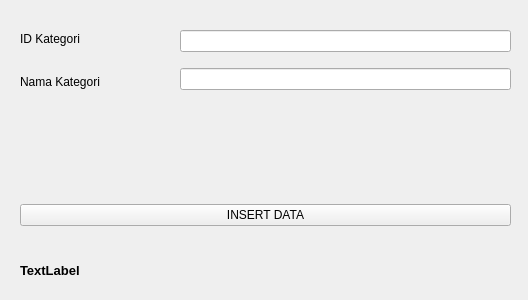
<?xml version="1.0" encoding="UTF-8"?>
<ui version="4.0">
 <class>Form</class>
 <widget class="QWidget" name="Form">
  <property name="geometry">
   <rect>
    <x>0</x>
    <y>0</y>
    <width>528</width>
    <height>300</height>
   </rect>
  </property>
  <property name="windowTitle">
   <string>Form</string>
  </property>
  <widget class="QWidget" name="verticalLayoutWidget">
   <property name="geometry">
    <rect>
     <x>20</x>
     <y>190</y>
     <width>491</width>
     <height>51</height>
    </rect>
   </property>
   <layout class="QVBoxLayout" name="verticalLayout">
    <item>
     <widget class="QPushButton" name="pushButton">
      <property name="text">
       <string>INSERT DATA</string>
      </property>
     </widget>
    </item>
   </layout>
  </widget>
  <widget class="QLabel" name="label">
   <property name="geometry">
    <rect>
     <x>20</x>
     <y>260</y>
     <width>221</width>
     <height>21</height>
    </rect>
   </property>
   <property name="font">
    <font>
     <pointsize>10</pointsize>
     <weight>75</weight>
     <bold>true</bold>
    </font>
   </property>
   <property name="text">
    <string>TextLabel</string>
   </property>
  </widget>
  <widget class="QWidget" name="verticalLayoutWidget_2">
   <property name="geometry">
    <rect>
     <x>180</x>
     <y>20</y>
     <width>331</width>
     <height>80</height>
    </rect>
   </property>
   <layout class="QVBoxLayout" name="verticalLayout_2">
    <item>
     <widget class="QLineEdit" name="lineEdit"/>
    </item>
    <item>
     <widget class="QLineEdit" name="lineEdit_2"/>
    </item>
   </layout>
  </widget>
  <widget class="QWidget" name="verticalLayoutWidget_3">
   <property name="geometry">
    <rect>
     <x>20</x>
     <y>20</y>
     <width>151</width>
     <height>80</height>
    </rect>
   </property>
   <layout class="QVBoxLayout" name="verticalLayout_3">
    <item>
     <widget class="QLabel" name="label_3">
      <property name="font">
       <font>
        <pointsize>9</pointsize>
       </font>
      </property>
      <property name="text">
       <string>ID Kategori</string>
      </property>
     </widget>
    </item>
    <item>
     <widget class="QLabel" name="label_2">
      <property name="font">
       <font>
        <pointsize>9</pointsize>
       </font>
      </property>
      <property name="text">
       <string>Nama Kategori</string>
      </property>
     </widget>
    </item>
   </layout>
  </widget>
 </widget>
 <resources/>
 <connections/>
</ui>
